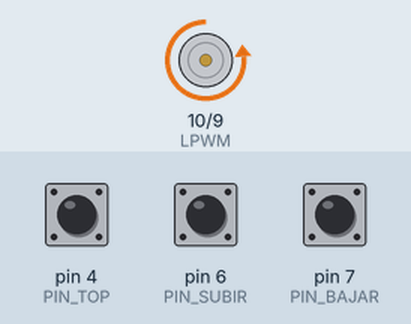
Recording of a sketch running on a simulated Arduino Uno, built with avr-gcc and run on an emulated ATmega328P. Parts: motor-driver pin pairs drawn as motors (green arrow = first pin HIGH = forward, orange = second pin HIGH = backward, longer = more drive). The inputs (shaded band) are chosen by the test bench; at power-on: pin 6 (PIN_SUBIR) HIGH, pin 7 (PIN_BAJAR) HIGH, pin 4 (PIN_TOP) HIGH.

Above: at 1.2 s.
1.3 s: pin 6 (PIN_SUBIR) pulled LOW for 3.2 s
At 5.7 s:
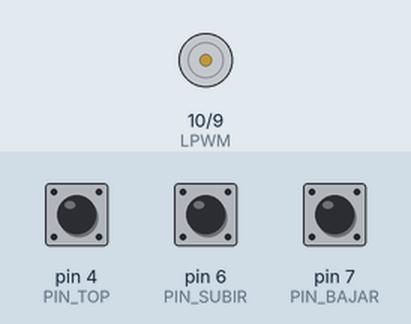
6.0 s: pin 7 (PIN_BAJAR) pulled LOW for 0.15 s
At 6.08 s:
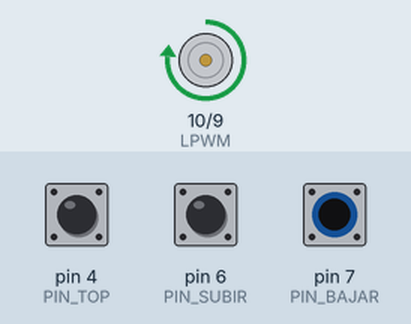
7.6 s: pin 7 (PIN_BAJAR) pulled LOW for 3.2 s
At 12.0 s:
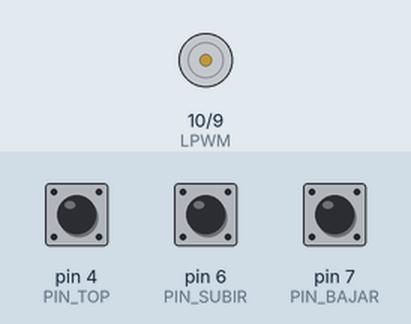
12.3 s: pin 6 (PIN_SUBIR) pulled LOW for 0.15 s
At 13.8 s:
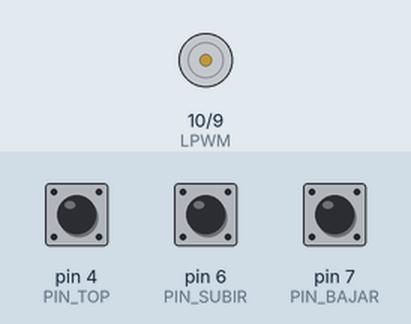
Timing chart, 0 to 14.9 s (numbered marks = the images above; inputs shaded):
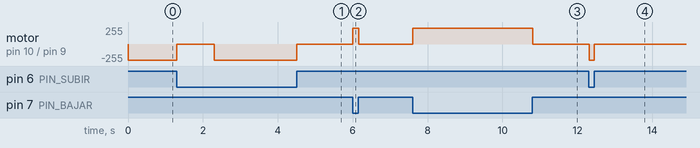

Measured:
- after the input at 1.3 s, motor on pin 10 (LPWM) / pin 9 (RPWM): backward 240/255 → stopped at once, → backward 240/255 1.0 s later, → stopped 2.2 s later
- after the input at 6.0 s, motor on pin 10 (LPWM) / pin 9 (RPWM): stopped → forward 240/255 at once, → stopped 0.16 s later
- after the input at 7.6 s, motor on pin 10 (LPWM) / pin 9 (RPWM): stopped → forward 240/255 at once, → stopped 3.2 s later
- after the input at 12.3 s, motor on pin 10 (LPWM) / pin 9 (RPWM): stopped → backward 240/255 at once, → stopped 0.14 s later

The sketch:

main_bolas.ino
```cpp
// Pines driver BTS7960
const int RPWM = 9;   // PWM derecha
const int LPWM = 10;  // PWM izquierda

// Final de carrera superior
const int PIN_TOP = 4;

// Botones de servicio
const int PIN_SUBIR = 6;
const int PIN_BAJAR = 7;

// Parámetros del movimiento automático
const int pwm_up = 240; // Valor original 180 -> El máximo es 255
const int pwm_down = 240; // Valor original 180 -> El máximo es 255
const unsigned long t_bajar = 12000;  // Tiempo expresado en milisegundos dividir por 1000
const unsigned long t_pausa = 1000;   // milisegundos.

bool modoServicio = false;

void setup() {
  pinMode(RPWM, OUTPUT);
  pinMode(LPWM, OUTPUT);

  pinMode(PIN_TOP, INPUT_PULLUP);

  pinMode(PIN_SUBIR, INPUT_PULLUP); // pulsado -> LOW
  pinMode(PIN_BAJAR, INPUT_PULLUP); // pulsado -> LOW

  stopMotor();
}

void loop() {

  // ----------- DETECCIÓN DE BOTONES MANUALES ----------------
  if (digitalRead(PIN_SUBIR) == LOW || digitalRead(PIN_BAJAR) == LOW) {
    modoServicio = true;
  }

  // ----------- MODO SERVICIO (manual) -----------------------
  if (modoServicio) {
    controlManual();
    return;   // NO volver al ciclo automático
  }

  // ------------------- MODO AUTOMÁTICO ----------------------

  // 1. Garantizar posición arriba
  subirHastaFinal();
  delay(t_pausa);

  if (digitalRead(PIN_SUBIR) == LOW || digitalRead(PIN_BAJAR) == LOW) { modoServicio = true; return; }

  // 2. Bajar por tiempo
  driveDown(pwm_down);
  delay(t_bajar);
  stopMotor();
  delay(t_pausa);

  if (digitalRead(PIN_SUBIR) == LOW || digitalRead(PIN_BAJAR) == LOW) { modoServicio = true; return; }

}


// ================== FUNCIONES ==================

void controlManual() {
  stopMotor();

  // Control manual continuo
  while (true) {

    // SUBIR MANUAL
    if (digitalRead(PIN_SUBIR) == LOW) {

      // Seguridad: no permitir subir si el final de carrera está activado
      if (digitalRead(PIN_TOP) == HIGH) {
        driveUp(pwm_up);
      } else {
        stopMotor();
      }
    }

    // BAJAR MANUAL
    else if (digitalRead(PIN_BAJAR) == LOW) {
      driveDown(pwm_down);
    }

    // Ningún botón pulsado → parar
    else {
      stopMotor();
    }

    // *** Si quieres volver al modo auto al soltar ambos botones ***
    // descomenta:
    // if (digitalRead(PIN_SUBIR)==HIGH && digitalRead(PIN_BAJAR)==HIGH) {
    //   modoServicio = false;
    //   return;
    // }

    // Pequeño delay anti rebotes
    delay(20);
  }
}

void subirHastaFinal() {
  unsigned long maxTime = 120000;
  unsigned long start = millis();

  while (millis() - start < maxTime) {
    if (digitalRead(PIN_SUBIR) == LOW || digitalRead(PIN_BAJAR) == LOW) {
      modoServicio = true;
      stopMotor();
      return;
    }

    if (digitalRead(PIN_TOP) == LOW) break;

    driveUp(pwm_up);
  }

  stopMotor();
}

void driveUp(int pwm) {
  analogWrite(RPWM, pwm);
  analogWrite(LPWM, 0);
}

void driveDown(int pwm) {
  analogWrite(RPWM, 0);
  analogWrite(LPWM, pwm);
}

void stopMotor() {
  analogWrite(RPWM, 0);
  analogWrite(LPWM, 0);
}
```
